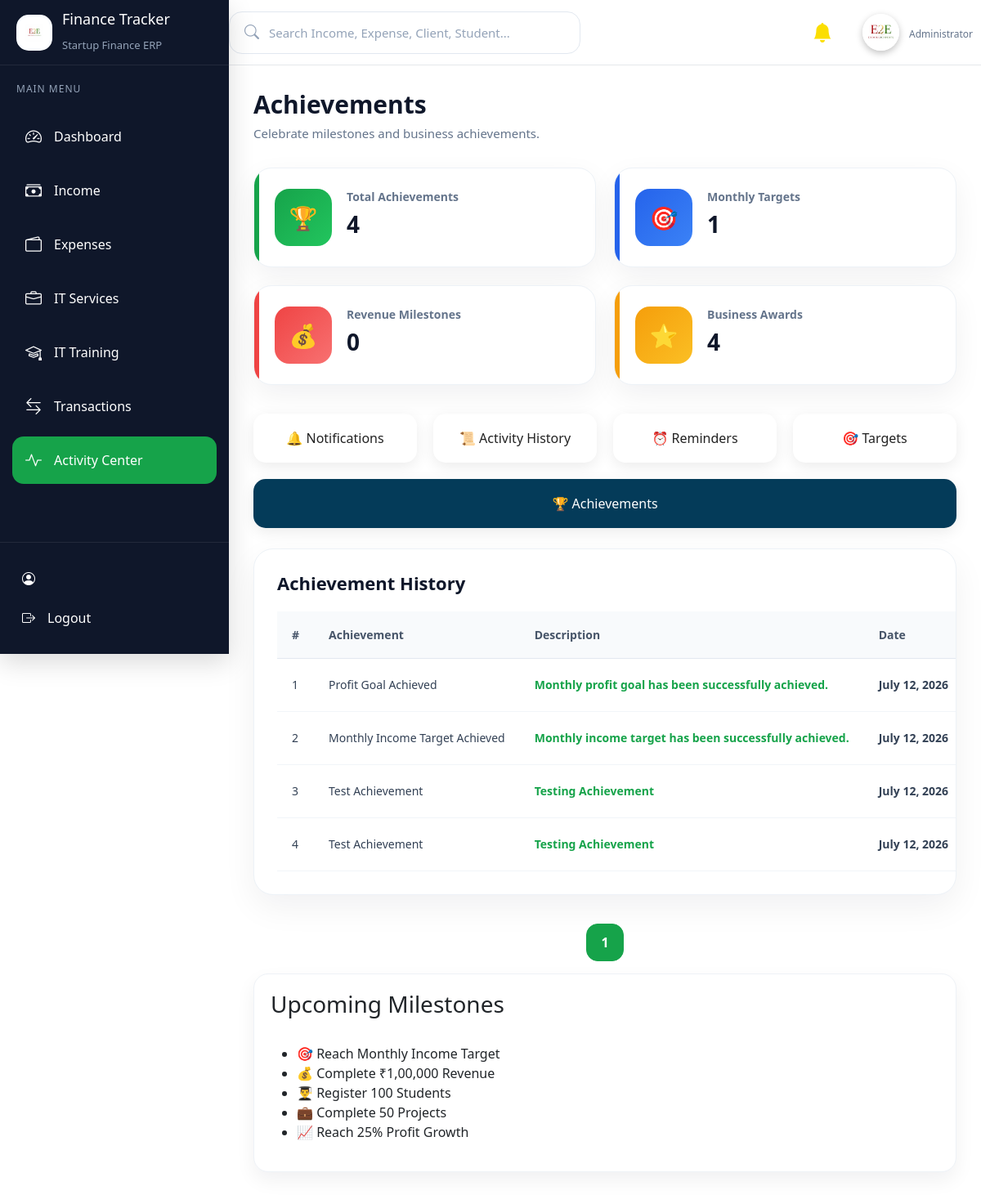
The app's page /activity/achievements/ with its own data.
### activity/models.py (models this page shows, shortened)
class Achievement(models.Model):
    STATUS_CHOICES = (
        ("Achieved", "Achieved"),
    )
    title = models.CharField(
        max_length=200
    )
    description = models.TextField()
    achieved_date = models.DateField(
        auto_now_add=True
    )
    status = models.CharField(
        max_length=20,
        choices=STATUS_CHOICES,
        default="Achieved"
    )
    class Meta:
        ordering = ["-achieved_date", "-id"]

### activity/views.py (the view)
def achievement_list(request):
    achievements = Achievement.objects.all().order_by(
        "-achieved_date",
        "-id"
    )
    paginator = Paginator(
        achievements,
        10
    )
    page_number = request.GET.get("page")
    page_obj = paginator.get_page(page_number)
    context = {
        "achievements": page_obj,
        "page_obj": page_obj,
        "total_achievements": Achievement.objects.count(),
        "monthly_targets": Achievement.objects.filter(
            title__icontains="Target"
        ).count(),
        "revenue_milestones": Achievement.objects.filter(
            title__icontains="Revenue"
        ).count(),
        "business_awards": Achievement.objects.count(),
        "active_page": "achievements",
        "active_activity": "achievements",
    }
    return render(
        request,
        "activity/achievement_list.html",
        context,
    )

### activity/context_processors.py (called while the page is built)
def notification_context(request):
    unread_notifications = Notification.objects.filter(
        is_read=False
    ).count()
    recent_notifications = Notification.objects.filter(
        is_read=False
    ).order_by("-created_at")[:5]
    return {
        "unread_notifications": unread_notifications,
        "recent_notifications": recent_notifications,
    }

### templates/activity/achievement_list.html (shortened to what this page needs)
{% extends "base.html" %}
{% block content %}
<div class="page-header">
    <div>
        <h2>Achievements</h2>
        <p>Celebrate milestones and business achievements.</p>
    </div>
</div>
<div class="dashboard-cards">
    <div class="dashboard-card revenue">
        <div class="card-icon">
            🏆
        </div>
        <div class="card-content">
            <h5>Total Achievements</h5>
            <h2>{{ total_achievements }}</h2>
        </div>
    </div>
    <div class="dashboard-card profit">
        <div class="card-icon">
            🎯
        </div>
        <div class="card-content">
            <h5>Monthly Targets</h5>
            <h2>{{ monthly_targets }}</h2>
        </div>
    </div>
    <div class="dashboard-card expense">
        <div class="card-icon">
            💰
        </div>
        <div class="card-content">
            <h5>Revenue Milestones</h5>
            <h2>{{ revenue_milestones }}</h2>
        </div>
    </div>
    <div class="dashboard-card target">
        <div class="card-icon">
            ⭐
        </div>
        <div class="card-content">
            <h5>Business Awards</h5>
            <h2>{{ business_awards }}</h2>
        </div>
    </div>
</div>
<div class="service-nav">
    <a href="{% url 'notification_list' %}"
        class="service-link {% if active_activity == 'notifications' %}active{% endif %}">
        🔔 Notifications
    </a>
    <a href="{% url 'activity_history' %}" class="service-link {% if active_activity == 'history' %}active{% endif %}">
        📜 Activity History
    </a>
    <a href="{% url 'reminder_list' %}" class="service-link {% if active_activity == 'reminders' %}active{% endif %}">
        ⏰ Reminders
    </a>
    <a href="{% url 'target_list' %}" class="service-link {% if active_activity == 'targets' %}active{% endif %}">
        🎯 Targets
    </a>
    <a href="{% url 'achievement_list' %}"
        class="service-link {% if active_activity == 'achievements' %}active{% endif %}">
        🏆 Achievements
    </a>
</div>
<div class="dashboard-table">
    <div class="box-header">
        <h3>Achievement History</h3>
    </div>
    <table>
        <thead>
            <tr>
                <th>#</th>
                <th>Achievement</th>
                <th>Description</th>
                <th>Date</th>
            </tr>
        </thead>
        <tbody>
            {% for achievement in achievements %}
            <tr>
                <td>{{ page_obj.start_index|add:forloop.counter0 }}</td>
                <td>{{ achievement.title }}</td>
                <td>{{ achievement.description }}</td>
                <td>{{ achievement.achieved_date }}</td>
            </tr>
            {% empty %}
            <tr>
                <td colspan="5" class="text-center">
                    No Achievements Yet
                </td>
            </tr>
            {% endfor %}
        </tbody>
    </table>
</div>
<div class="pagination-container">
    {% for page in page_obj.paginator.page_range %}
        {% if page == page_obj.number %}
            <span class="page-btn active">{{ page }}</span>
        {% else %}
            <a href="?page={{ page }}" class="page-btn">{{ page }}</a>
        {% endif %}
    {% endfor %}
</div>
<div class="dashboard-box">
    <h3>Upcoming Milestones</h3>
    <br>
    <ul>
        <li>🎯 Reach Monthly Income Target</li>
        <li>💰 Complete ₹1,00,000 Revenue</li>
        <li>👨‍🎓 Register 100 Students</li>
        <li>💼 Complete 50 Projects</li>
        <li>📈 Reach 25% Profit Growth</li>
    </ul>
</div>
{% endblock %}

### static/css/style.css (style rules this page uses)
* { margin:0; padding:0; box-sizing:border-box; font-family:"Segoe UI",sans-serif; }
body { background:var(--bg); color:var(--text); font-family:"Inter",sans-serif; font-size:14px; line-height:1.6; }

### static/css/dashboard.css (style rules this page uses)
.dashboard-cards { display:grid; grid-template-columns:repeat(4,1fr); gap:22px; margin-bottom:30px; }
.dashboard-card { background:#fff; border-radius:18px; padding:24px; display:flex; align-items:center; gap:18px; box-shadow:0 10px 30px rgba(15,23,42,.08); transition:.35s; border:1px solid #edf2f7; position:relative; overflow:hidden; }
.dashboard-card::before { content:""; position:absolute; left:0; top:0; width:5px; height:100%; }
.card-icon { width:68px; height:68px; border-radius:16px; display:flex; justify-content:center; align-items:center; font-size:28px; color:#fff; }
.dashboard-box { background:#ffffff; border-radius:18px; padding:20px; box-shadow:0 10px 25px rgba(15,23,42,.06); border:1px solid #eef2f7; transition:.3s; }
.box-header { display:flex; justify-content:space-between; align-items:center; margin-bottom:22px; }
.box-header h3 { font-size:18px; font-weight:600; color:#0f172a; display:flex; align-items:center; gap:10px; }
.dashboard-table th, .dashboard-table td { padding:10px 12px; font-size:13px; }
@media (max-width:1400px) { .dashboard-cards { grid-template-columns:repeat(3,1fr); } }

### static/css/income.css (style rules this page uses)
.page-header { display:flex; justify-content:space-between; align-items:center; gap:20px; flex-wrap:wrap; margin-bottom:30px; }
.page-header h2 { font-size:30px; font-weight:700; color:#0f172a; margin-bottom:6px; }
.page-header p { color:#64748b; font-size:15px; margin:0; }
.dashboard-cards { display:grid; grid-template-columns:repeat(auto-fit,minmax(260px,1fr)); gap:22px; width:100%; margin-bottom:35px; }
.dashboard-card { position:relative; background:#fff; border-radius:22px; padding:25px; overflow:hidden; display:flex; align-items:center; gap:18px; border:1px solid #edf2f7; box-shadow:0 12px 35px rgba(15,23,42,.06); transition:.35s; }
.dashboard-card::before { content:""; position:absolute; left:0; top:0; width:6px; height:100%; }
.revenue::before { background:#16a34a; }
.profit::before { background:#2563eb; }
.target::before { background:#f59e0b; }
.expense::before { background:#ef4444; }
.card-icon { width:70px; height:70px; border-radius:18px; display:flex; justify-content:center; align-items:center; font-size:28px; color:#fff; flex-shrink:0; }
.revenue .card-icon { background:linear-gradient(135deg,#16a34a,#22c55e); }
.profit .card-icon { background:linear-gradient(135deg,#2563eb,#3b82f6); }
.target .card-icon { background:linear-gradient(135deg,#f59e0b,#fbbf24); }
.expense .card-icon { background:linear-gradient(135deg,#ef4444,#f87171); }
.card-content { flex:1; }
.card-content h5 { color:#64748b; font-size:14px; font-weight:600; margin-bottom:8px; }
.card-content h2 { color:#0f172a; font-size:28px; font-weight:700; margin-bottom:6px; }
.dashboard-table { background:#fff; border-radius:24px; padding:28px; overflow:hidden; border:1px solid #edf2f7; width:100%; box-shadow:0 15px 40px rgba(15,23,42,.06); }
.dashboard-table .box-header { display:flex; justify-content:space-between; align-items:center; margin-bottom:22px; }
.dashboard-table .box-header h3 { margin:0; font-size:22px; font-weight:700; color:#0f172a; }
.dashboard-table table { width:100%; border-collapse:collapse; table-layout:auto; }
.dashboard-table thead { background:#f8fafc; }
.dashboard-table thead th { padding:18px; text-align:left; color:#475569; font-size:14px; font-weight:700; border-bottom:1px solid #e2e8f0; }
.dashboard-table tbody td { padding:14px 18px; color:#334155; font-size:14px; border-bottom:1px solid #f1f5f9; vertical-align:middle; white-space:nowrap; }
.dashboard-table tbody tr { transition:.35s; height:65px; }
.dashboard-table td:nth-child(3) { font-weight:700; color:#16a34a; }
.dashboard-table td:nth-child(4) { font-weight:600; }
.pagination-container { display:flex; justify-content:center; align-items:center; gap:12px; margin:35px 0 15px; }
.page-btn { width:46px; height:46px; border-radius:14px; display:flex; justify-content:center; align-items:center; text-decoration:none; font-weight:600; border:1px solid #e2e8f0; background:#ffffff; color:#475569; transition:.35s; }
.page-btn.active { background:#16a34a; color:#fff; border-color:#16a34a; }
@media (max-width:1200px) { .dashboard-cards { grid-template-columns:repeat(2,1fr); } }

### records on screen
Achievement: start_index|add "1", title "Profit Goal Achieved", description "Monthly profit goal has been successfully achieved.", achieved_date "July 12, 2026"
Achievement: start_index|add "2", title "Monthly Income Target Achieved", description "Monthly income target has been successfully achieved.", achieved_date "July 12, 2026"
Achievement: start_index|add "3", title "Test Achievement", description "Testing Achievement", achieved_date "July 12, 2026"
Achievement: start_index|add "4", title "Test Achievement", description "Testing Achievement", achieved_date "July 12, 2026"

### other values on screen
{{ total_achievements }} "4"
{{ monthly_targets }} "1"
{{ revenue_milestones }} "0"
{{ business_awards }} "4"
{{ page }} "1"
